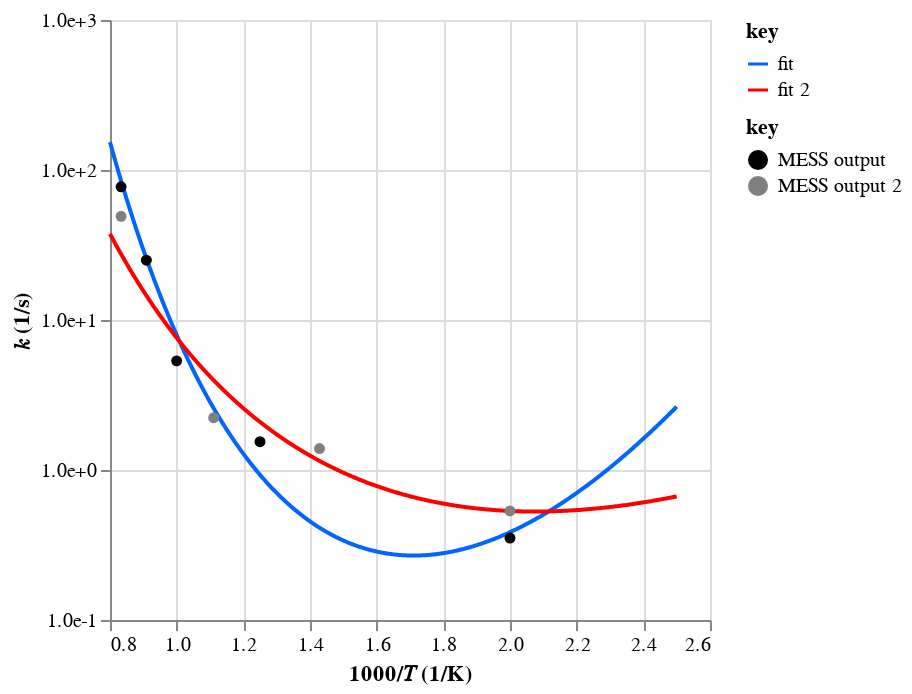

The cell this chart's notebook holds for it:
### Code cell
# S(1210)r0 = C5O2nexammzze = C5H6O(645)z + OH(4)
open_mess_out_fake2 = """
W2->W12

P\T           500       600       700       800       900     1e+03   1.1e+03   1.2e+03   1.3e+03   1.4e+03   1.5e+03   1.6e+03   1.7e+03   1.8e+03   1.9e+03     2e+03
0.1     -2.03e-05  0.000285 -0.000289  -0.00278  -0.00136    -0.874       3.1     -4.09      1.78     -4.47     0.748     -2.77      2.83      6.91      29.5       118
1        6.29e-05 -9.25e-05   0.00059  -0.00714  0.000922     -41.2     -6.97        26     -1.62       -20     -4.93     -24.4      82.4       209       639   1.7e+03
10       9.57e-06 -4.43e-05  6.36e-05   0.00416    0.0366       392       755      -239       156      91.5       340       665  2.49e+03   6.1e+03  1.33e+04  2.63e+04
100      -0.00243    -0.093  0.000494   0.00737     0.117  -2.2e+03 -1.14e+04  1.33e+04   2.6e+04  5.66e+04  9.87e+04  1.63e+05  2.53e+05  3.62e+05  5.01e+05  6.96e+05
O-O      5.24e-06   0.00632      1.04      48.4       977  1.09e+04  7.89e+04  4.13e+05  1.68e+06   5.6e+06  1.59e+07  3.99e+07  8.97e+07  1.84e+08  3.51e+08  6.29e+08
"""
open_mess_out_skip2 = """
W2->P1

P\T           500       600       700       800       900     1e+03   1.1e+03   1.2e+03   1.3e+03   1.4e+03   1.5e+03   1.6e+03   1.7e+03   1.8e+03   1.9e+03     2e+03
0.1       -0.0343    -0.308    -0.103    -0.934    -0.487     0.426     -0.31     0.376     0.888      1.04      2.49      6.07      12.5      23.1      39.6      64.5
1           0.534       2.4      1.39      2.34      2.23      5.09      12.6      23.1      42.5      76.1       125       225       356       513       685       859
10      -0.000218     -0.62     -1.05      8.53      73.4       339       977  2.03e+03  3.47e+03  5.42e+03  7.44e+03  1.04e+04   1.3e+04  1.49e+04  1.64e+04  1.71e+04
100         -1.52    -0.355     0.644      34.5       457  3.47e+03  1.53e+04  4.41e+04  9.31e+04  1.58e+05  2.23e+05  2.96e+05  3.52e+05  3.82e+05  4.02e+05  4.02e+05
O-O           ***       ***       ***       ***       ***       ***       ***       ***       ***       ***       ***       ***       ***       ***       ***       ***
"""
open_rxn_fake2 = ac.rate.from_mess_channel_output(open_mess_out_fake2)
open_rxn_skip2 = ac.rate.from_mess_channel_output(open_mess_out_skip2)
open_rxn_data2 = open_rxn_fake2 + open_rxn_skip2
open_rxn_fit2 = ac.rate.fit_plog(open_rxn_data2, sanitize=False)
ac.rate.display(
    [open_rxn_data, open_rxn_fit, open_rxn_data2, open_rxn_fit2],
    label=["MESS output", "fit", "MESS output 2", "fit 2"],
)

### Figure 1 — Vega-Lite specification as saved in the notebook (floating-point values rounded to 4 significant figures; data arrays with more than 128 entries replaced by an {"elided": "..."} marker saying what was removed)
{"config": {"view": {"continuousWidth": 300, "continuousHeight": 300}}, "layer": [{"data": {"name": "data-509f416ae64dc1984fbf38bcfecbcfa0"}, "mark": {"type": "line"}, "encoding": {"color": {"field": "key", "scale": {"domain": ["fit", "fit 2"], "range": ["#0066ff", "#ff0000"]}, "type": "nominal"}, "x": {"field": "x", "scale": {"zero": false}, "title": "1000/𝑇 (1/K)", "type": "quantitative"}, "y": {"axis": {"format": ".1e", "values": [0.1, 1, 10, 100, 1000]}, "field": "value", "scale": {"type": "log"}, "title": "𝑘 (1/s)", "type": "quantitative"}}, "transform": [{"fold": ["fit", "fit 2"]}]}, {"data": {"name": "data-ba46a52e249285be9063af9866f564c7"}, "mark": {"type": "point", "filled": true, "opacity": 1}, "encoding": {"color": {"field": "key", "scale": {"domain": ["MESS output", "MESS output 2"], "range": ["#000000", "#808080ff"]}, "type": "nominal"}, "x": {"field": "x", "scale": {"zero": false}, "title": "1000/𝑇 (1/K)", "type": "quantitative"}, "y": {"axis": {"format": ".1e", "values": [1, 10, 100, 1000]}, "field": "value", "scale": {"type": "log"}, "title": "𝑘 (1/s)", "type": "quantitative"}}, "transform": [{"fold": ["MESS output", "MESS output 2"]}]}], "resolve": {"scale": {"color": "independent"}}, "$schema": "https://vega.github.io/schema/vega-lite/v5.20.1.json", "datasets": {"data-509f416ae64dc1984fbf38bcfecbcfa0": {"elided": "1000 records"}, "data-ba46a52e249285be9063af9866f564c7": [{"x": 2.0, "MESS output": 0.3521, "MESS output 2": 0.5341}, {"x": 1.667, "MESS output": null, "MESS output 2": null}, {"x": 1.429, "MESS output": null, "MESS output 2": 1.391}, {"x": 1.25, "MESS output": 1.545, "MESS output 2": null}, {"x": 1.111, "MESS output": null, "MESS output 2": 2.231}, {"x": 1.0, "MESS output": 5.341, "MESS output 2": null}, {"x": 0.9091, "MESS output": 25.02, "MESS output 2": null}, {"x": 0.8333, "MESS output": 77.31, "MESS output 2": 49.1}]}}
